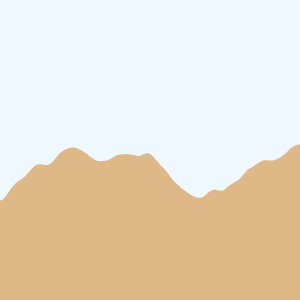
Frame 1 (no input)
Frame 2 (the mouse pressed at the canvas centre, redrawn once): identical to frame 1, image omitted

The p5.js sketch that drew this single still picture (run headless with seeded random() and noise() and a simulated clock; the mouse was pressed at the canvas centre and the sketch redrawn once):

// p5.js sketch
// ── sketch.js
//http://genekogan.com/code/p5js-perlin-noise/ edited from this
function setup() {
  createCanvas(300, 300);
}

function draw() {
  var highestPoint = 0;
  background(222,184,135);
  noFill();
  noStroke();

  //mountain (made by drawing sky on top of brown)
  beginShape();
  vertex(0,0)
  fill(240,248,255)

  for (var x = 0; x < width+1; x++) {
	var nx = map(x, 0, width, 0, 3);
	var y = height/2 * noise(nx);
	vertex(x, y+100);
  }
  vertex(300,0)
  endShape();

  noLoop()
}
